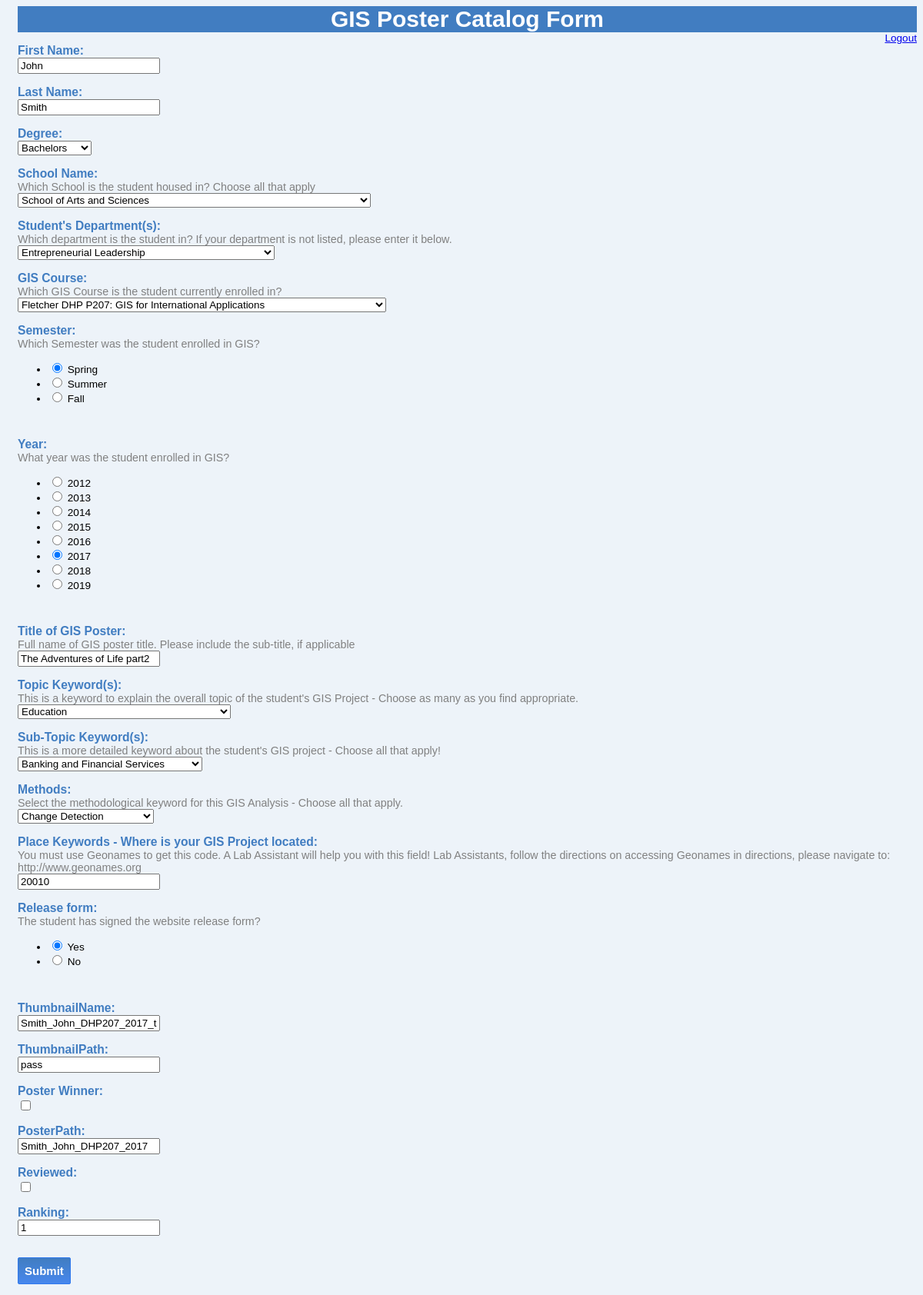
Before: /poster/update/70/ (signed in) with the older database file.
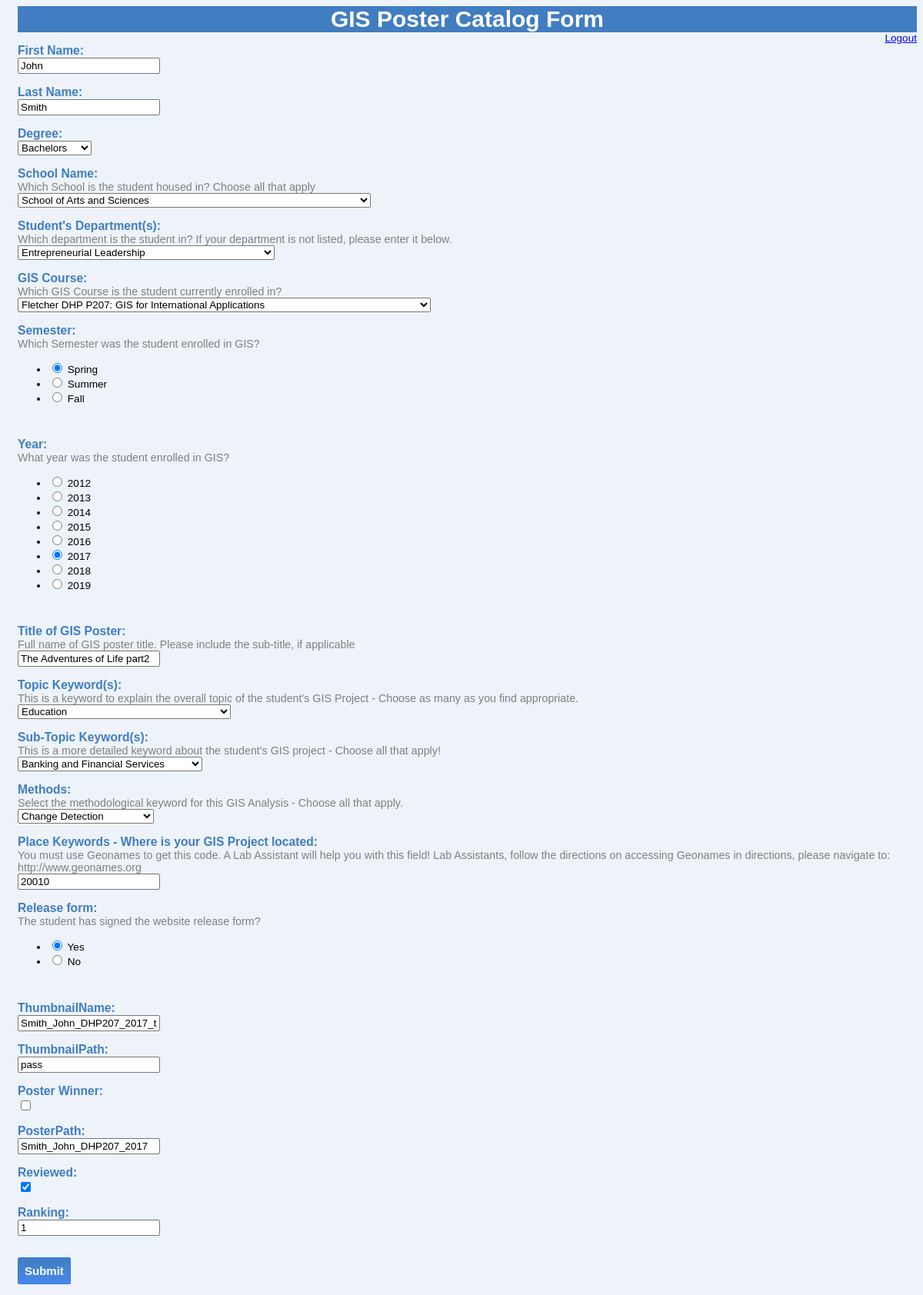
After: the same page with the newer database file.
### GIS_Poster/models.py (models this page shows, shortened)
class Poster(models.Model):
	def upload_path_handler(instance, filename):
		return "{id}".format(id=instance.SDrivePathway)
	first_name = models.CharField(max_length = 200, verbose_name='First Name')
	last_name = models.CharField(max_length = 200, verbose_name='Last Name')
	StudentName = models.CharField(max_length = 200, default=first_name)
	degree = MultiSelectField(choices=DEGREE_CHOICES, verbose_name='Degree')
	SchoolName = MultiSelectField(choices=SCHOOL_CHOICES, verbose_name='School Name')
	DepartmentName = MultiSelectField(choices=DEPARTMENT_CHOICES, verbose_name='Student\'s Department(s)')
	Course_name = models.ForeignKey(Course, on_delete=models.CASCADE, verbose_name='GIS Course')
	Semester = models.CharField(max_length=20, choices=SEMESTER_CHOICES, verbose_name='Semester')
	Year = models.IntegerField(choices=YEAR_CHOICES)
	FullPosterTitle = models.CharField(max_length=200, verbose_name='Title of GIS Poster')
	ThemeKeywordL1 = MultiSelectField(choices=TOPIC_CHOICES, verbose_name='Topic Keyword(s)')
	ThemeKeywordL2 = MultiSelectField(choices=SUBTOPIC_CHOICES, verbose_name='Sub-Topic Keyword(s)')
	ThemeKeywordL3 = MultiSelectField(choices=METHOD_CHOICES, verbose_name='Methods')
	PlaceKeywordGeonames = models.CharField(max_length=200, verbose_name='Place Keywords - Where is your GIS Project located') #dont know if this should be an integerfield or charfield for multiple geonames
	SDrivePathway = models.CharField(max_length=1000, default="pass")
	PDFPoster = models.FileField(verbose_name='PDF of Poster', upload_to= upload_path_handler, max_length=500)
	ThumbnailName = models.CharField(max_length=200, default='pass')
	ThumbnailPath = models.CharField(max_length=200, default='pass')
	PosterPath = models.CharField(max_length=200, default='pass')
	PosterWinner = models.BooleanField(verbose_name='Poster Winner', default='False')
	release_form = models.CharField(max_length=250, default='', verbose_name="Release ed Form")
	reviewed = models.BooleanField(default='False')
	ranking = models.IntegerField(default=1, validators=[MaxValueValidator(5), MinValueValidator(1)]) #REMOVE DEFAULT
	AcademicYear = models.CharField(max_length=200, default='')
	JobElist = models.CharField(default='True', max_length=200, verbose_name='Do you want to stay on the Tufts Job elist')

### GIS_Poster/views.py (the view)
# urls.py: url(r'^poster/update/(?P<pk>\d+)/$', login_required(views.PosterUpdate.as_view()), name='poster_edit'),
class PosterUpdate(UpdateView):
    model = Poster
    template_name = 'GIS_Poster/poster_update_form.html'
    form_class = PosterEditForm
    success_url = ('/poster/success')

### GIS_Poster/models.py (called while the page is built)
	def __str__(self):
		return str(self.Course_name)

### GIS_Poster/templates/GIS_Poster/poster_update_form.html (shortened to what this page needs)
{%extends 'base.html' %}
{% load staticfiles %}
{% block content %}
    <header>
      GIS Poster Catalog Form
    </header>
    <a href="/accounts/logout">Logout</a>
<form method="POST" enctype="multipart/form-data">
    {% for field in form %}
    		<br><div class="label_tag">{{field.label_tag}}</div>
    		 <div class="help_text">{{field.help_text}}</div>
    		 {{field}}<br>
	{% endfor %}
	<br>
    <button type="submit" class="submit-button" value="Update">Submit</button>
</form>
{% endblock %}

Changed rows visible on the page:
changed Poster "John": reviewed "☐" → "☑"
